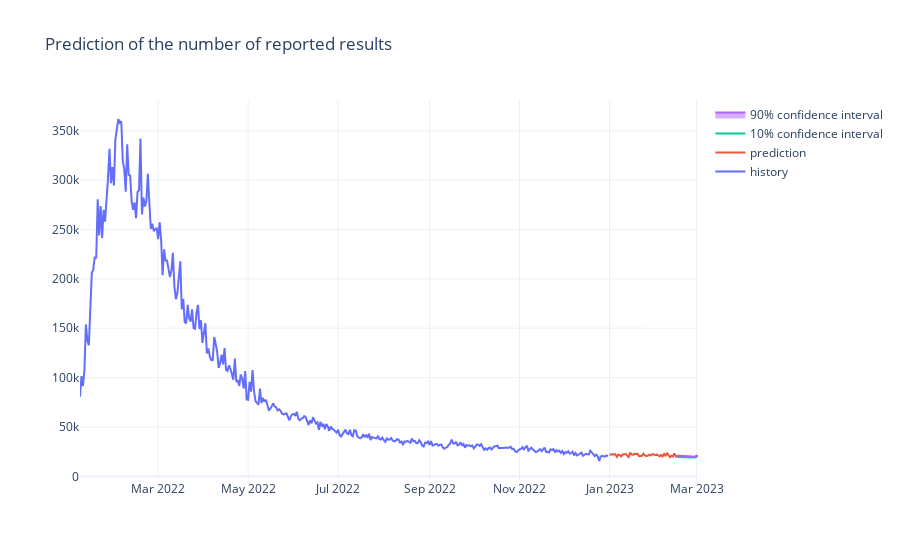

Here is the notebook cell this chart was saved with:
### Code cell
# 把数据绘制在同一张图上
fig = go.Figure()
fig.add_trace(go.Scatter(x=df['Date'], y=df['Number of  reported results'],mode='lines',name='history'))
fig.add_trace(go.Scatter(x=pred['count'], y=pred['Hard Mode Count'],mode='lines',name='prediction'))
# 根据pred中的0.1和0.9填充背景区域
fig.add_trace(go.Scatter(x=pred['count'], y=pred['0.1'],fill=None,mode='lines',name='10% confidence interval'))
fig.add_trace(go.Scatter(x=pred['count'], y=pred['0.9'],fill='tonexty',mode='lines',name='90% confidence interval'))
# 设置图表标题
fig.update_layout(title_text='Prediction of the number of reported results')
fig.show()
